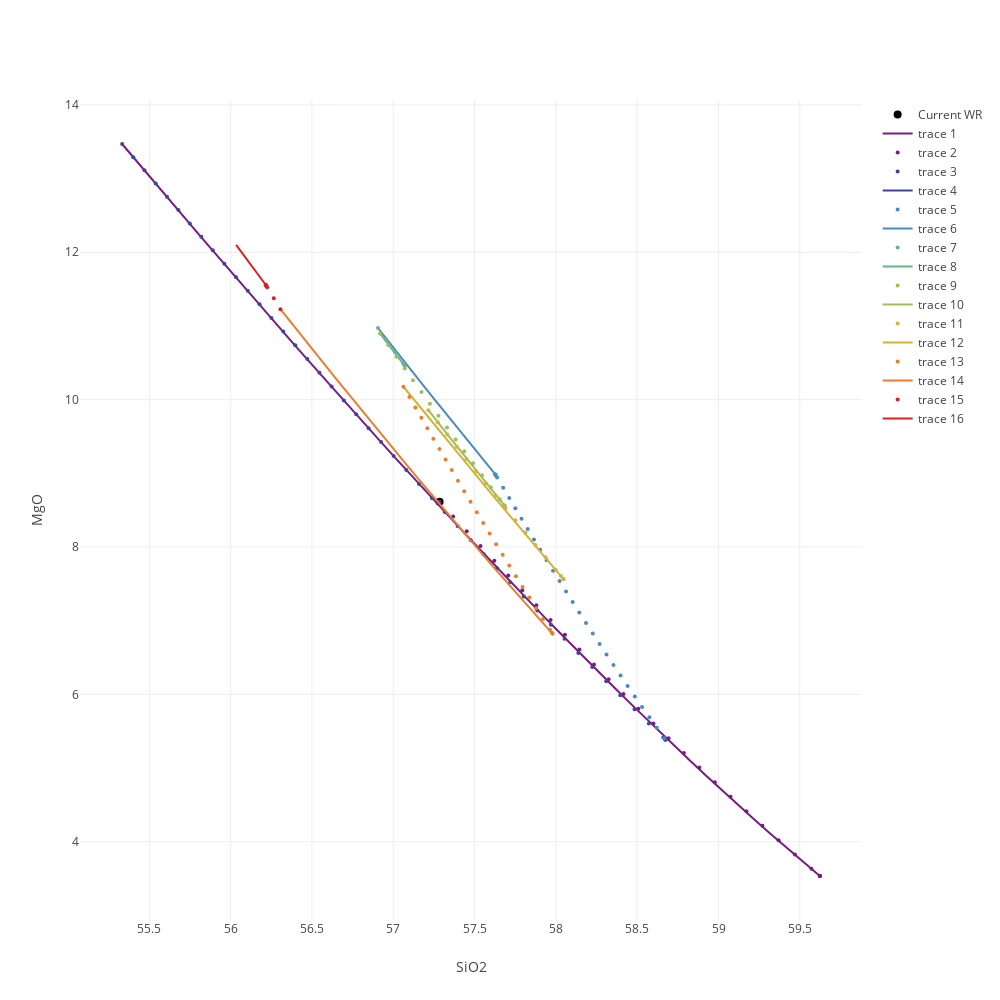

Write notebook code for a chart like this one.
### Code cell
Plotly(liquidLine("SiO2","MgO"),{
    width : 1000,
    height : 1000,
    xaxis : {
        title :"SiO2"
    },
    yaxis : {
        title : "MgO"
    }
})
